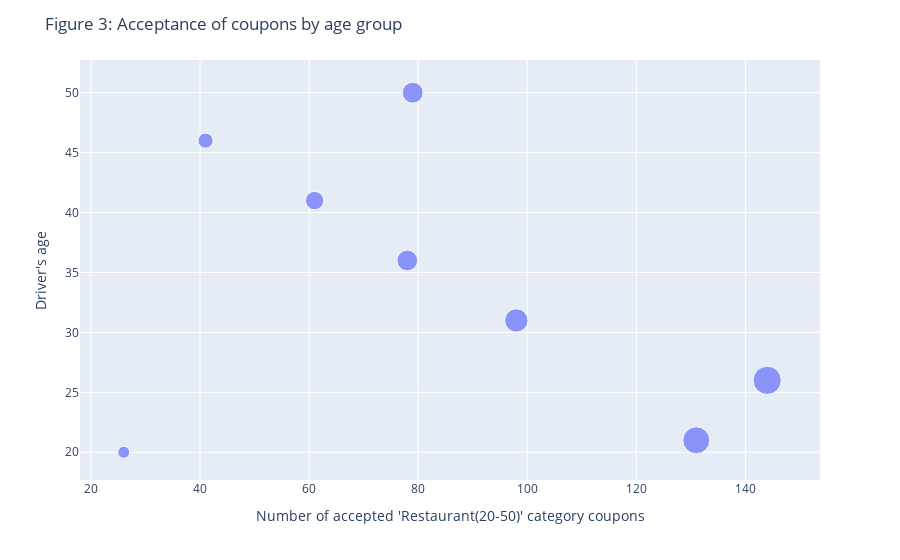

The notebook cell saved with this chart:
### Code cell
# now let's see if visualization of acceptance of coupons for each age group will tell us something ... using plotly
fig = px.scatter(df_v03.groupby('age').agg(sum)[['Y']], x = 'Y', size = 'Y')
fig.update_xaxes(title_text = 'Number of accepted \'Restaurant(20-50)\' category coupons')
fig.update_yaxes(title_text = 'Driver\'s age')
fig.update_layout(title="Figure 3: Acceptance of coupons by age group")
fig.show()

### Figure 1 — Plotly figure (JSON) as saved in the notebook; plotly's stock layout.template omitted (floating-point values rounded to 4 significant figures)
{"data": [{"hovertemplate": "Y=%{marker.size}<br>age=%{y}<extra></extra>", "legendgroup": "", "marker": {"color": "#636efa", "size": [26, 131, 144, 98, 78, 61, 41, 79], "sizemode": "area", "sizeref": 0.36, "symbol": "circle"}, "mode": "markers", "name": "", "orientation": "h", "showlegend": false, "type": "scatter", "x": [26, 131, 144, 98, 78, 61, 41, 79], "xaxis": "x", "y": [20, 21, 26, 31, 36, 41, 46, 50], "yaxis": "y"}], "layout": {"legend": {"itemsizing": "constant", "tracegroupgap": 0}, "margin": {"t": 60}, "title": {"text": "Figure 3: Acceptance of coupons by age group"}, "xaxis": {"anchor": "y", "domain": [0, 1], "title": {"text": "Number of accepted 'Restaurant(20-50)' category coupons"}}, "yaxis": {"anchor": "x", "domain": [0, 1], "title": {"text": "Driver's age"}}}}
